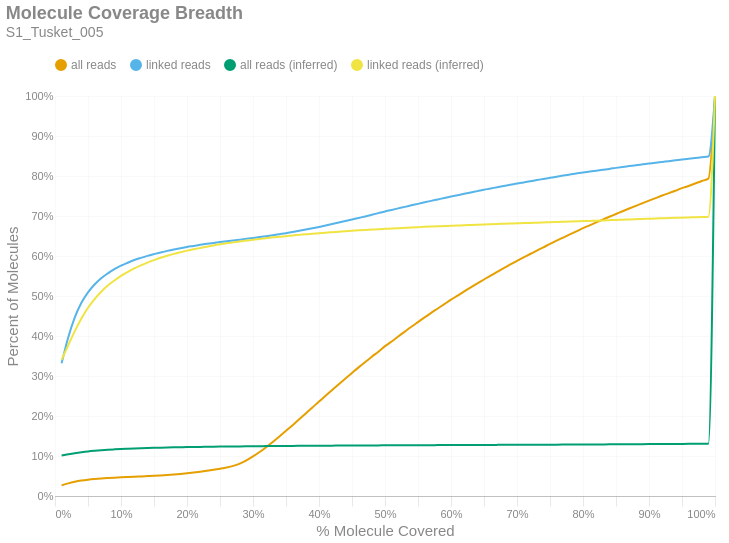

Notebook cell for this chart:
### Markdown cell above
### Molecule Read Coverage
This chart shows molecule coverage breadth as computed by the number of bases aligned to that molecule. In other words, "*how much of each unique long molecule is actually sequenced/aligned?*" Keep in mind there is a distinction between sequences and alignments, since some sequences belonging to a particular molecule may not align well and wouldn't appear in the alignment data. This chart also shows molecule coverage breadth as computed by the *inferred fragment* from which the aligned sequences originate. Unlike read coverage, this calculation takes into account the total insert size, including unsequenced gaps between the forward and reverse reads. Like the previous figures, these are cumulative percents.

### Code cell
if SKIPLR:
    print_html(f"Skipped")
else:
    binned_df = consolidated_hist(valids['coverage_bp'], mask, 0.01, True)
    binned_df_inf = consolidated_hist(valids['coverage_inserts'], mask, 0.01, True)
    binned_df = binned_df.with_columns(pl.lit(binned_df_inf['all reads (cumsum)']).alias('all reads (inferred)'))
    binned_df = binned_df.with_columns(pl.lit(binned_df_inf['linked reads (cumsum)']).alias('linked reads (inferred)'))
    binned_df = binned_df.with_columns(
        (pl.col('bin').cast(pl.Float64) + 0.01).alias('right_edge')
    )

    with SafeRender(binned_df):
        (
            density_plot(binned_df, 'Molecule Coverage Breadth', samplename, 'molcov', ['all reads (inferred)','linked reads (inferred)'])
            .encode(
                #x=alt.X('bin:Q', title="% Molecule Covered").axis(format = '%').scale(padding=0),
                x=alt.X('right_edge:Q', title="% Molecule Covered").axis(format='%').scale(padding=0),
                y=alt.Y('value:Q', title='Percent of Molecules')
                    .axis(format='%')
                    .stack(False)
                    .scale(domainMin=0, padding=0),
                color=alt.Color("key:N").scale(domain = ["all reads", "linked reads", "all reads (inferred)", "linked reads (inferred)"]),
                tooltip = [
                    alt.Tooltip("key:N", title = "Data Type"),
                    alt.Tooltip("range_label:N", title="% Molecule Covered"),
                    alt.Tooltip("value:Q", format = ".2%", title="% Molecules")
                ]
            )
        ).display()

### Figure 1 — Vega-Lite specification as saved in the notebook (floating-point values rounded to 4 significant figures)
{"width": "container", "height": 400, "config": {"title": {"anchor": "start", "dy": -15, "fontSize": 18, "color": "#888888", "subtitleColor": "#888888", "subtitleFontSize": 14}, "arc": {"fill": "#0072B2"}, "axis": {"domainColor": "#888888", "domainWidth": 0.5, "gridWidth": 0.2, "grid": false, "titleFontWeight": 400, "titleFontSize": 15, "labelFontSize": 11, "labelColor": "#888888", "tickColor": "#888888", "tickWidth": 0.2, "titleColor": "#888888"}, "axisBand": {"grid": false}, "axisX": {"grid": true, "tickSize": 10, "domainCap": "round"}, "axisY": {"domain": false, "grid": true, "tickSize": 0, "domainCap": "round"}, "background": "transparent", "header": {"labelFontSize": 15, "labelColor": "#888888", "titleFontSize": 15, "titleFontWeight": 600, "titleColor": "#888888"}, "legend": {"labelFont": "sans-serif", "labelFontSize": 12, "labelColor": "#888888", "symbolSize": 100, "symbolType": "circle", "titleFontSize": 12, "titlePadding": 10, "titleColor": "#888888", "title": null, "orient": "top"}, "range": {"category": ["#E69F00", "#56B4E9", "#009E73", "#F0E442", "#0072B2", "#D55E00", "#CC79A7", "#000000"], "diverging": ["#cfe8f3", "#a2d4ec", "#73bfe2", "#46abdb", "#1696d2", "#12719e"]}, "area": {"fill": "#0072B2", "fillOpacity": 0.7, "line": true, "strokeOpacity": 0.7}, "line": {"color": "#0072B2", "stroke": "#0072B2", "strokeWidth": 2}, "trail": {"color": "#0072B2", "stroke": "#0072B2", "strokeWidth": 0, "size": 1}, "point": {"filled": true, "fillOpacity": 1.0, "size": 95}, "text": {"color": "#888888", "fontSize": 11, "align": "right", "fontWeight": 400, "size": 11}, "bar": {"fill": "#0072B2", "stroke": null}, "view": {"stroke": null, "continuousWidth": 660, "continuousHeight": 400}}, "data": {"name": "data-cb28bac67c4417dbf25b0812cdeb3f8c"}, "mark": {"type": "line", "interpolate": "monotone", "point": {"opacity": 0, "size": 275}}, "encoding": {"color": {"field": "key", "scale": {"domain": ["all reads", "linked reads", "all reads (inferred)", "linked reads (inferred)"]}, "type": "nominal"}, "tooltip": [{"field": "key", "title": "Data Type", "type": "nominal"}, {"field": "range_label", "title": "% Molecule Covered", "type": "nominal"}, {"field": "value", "format": ".2%", "title": "% Molecules", "type": "quantitative"}], "x": {"axis": {"format": "%"}, "field": "right_edge", "scale": {"padding": 0}, "title": "% Molecule Covered", "type": "quantitative"}, "y": {"axis": {"format": "%"}, "field": "value", "scale": {"domainMin": 0, "padding": 0}, "stack": false, "title": "Percent of Molecules", "type": "quantitative"}}, "params": [{"name": "param_c36ac31b6afebe62", "select": {"type": "point", "fields": ["key"]}, "bind": "legend"}], "title": {"text": "Molecule Coverage Breadth", "subtitle": "S1_Tusket_005"}, "transform": [{"fold": ["all reads (cumsum)", "linked reads (cumsum)", "all reads (inferred)", "linked reads (inferred)"]}, {"calculate": "replace(datum.key, ' (cumsum)', '')", "as": "key"}, {"filter": {"param": "param_c36ac31b6afebe62"}}], "usermeta": {"embedOptions": {"downloadFileName": "S1_Tusket_005.molcov"}}, "$schema": "https://vega.github.io/schema/vega-lite/v6.1.0.json", "datasets": {"data-cb28bac67c4417dbf25b0812cdeb3f8c": [{"bin": "0.0", "interval": "0.0-0.01", "all reads": 0.02651, "linked reads": 0.3317, "all reads (cumsum)": 0.02651, "linked reads (cumsum)": 0.3317, "range_label": "0.0-0.01", "all reads (inferred)": 0.1014, "linked reads (inferred)": 0.3407, "right_edge": 0.01}, {"bin": "0.01", "interval": "0.01-0.02", "all reads": 0.005126, "linked reads": 0.06473, "all reads (cumsum)": 0.03164, "linked reads (cumsum)": 0.3964, "range_label": "0.01-0.02", "all reads (inferred)": 0.1042, "linked reads (inferred)": 0.3768, "right_edge": 0.02}, {"bin": "0.02", "interval": "0.02-0.03", "all reads": 0.003981, "linked reads": 0.05022, "all reads (cumsum)": 0.03562, "linked reads (cumsum)": 0.4467, "range_label": "0.02-0.03", "all reads (inferred)": 0.1069, "linked reads (inferred)": 0.4121, "right_edge": 0.03}, {"bin": "0.03", "interval": "0.03-0.04", "all reads": 0.002996, "linked reads": 0.03649, "all reads (cumsum)": 0.03862, "linked reads (cumsum)": 0.4831, "range_label": "0.03-0.04", "all reads (inferred)": 0.1093, "linked reads (inferred)": 0.4437, "right_edge": 0.04}, {"bin": "0.04", "interval": "0.04-0.05", "all reads": 0.002163, "linked reads": 0.02613, "all reads (cumsum)": 0.04078, "linked reads (cumsum)": 0.5093, "range_label": "0.04-0.05", "all reads (inferred)": 0.1114, "linked reads (inferred)": 0.4706, "right_edge": 0.05}, {"bin": "0.05", "interval": "0.05-0.06", "all reads": 0.001659, "linked reads": 0.01936, "all reads (cumsum)": 0.04244, "linked reads (cumsum)": 0.5286, "range_label": "0.05-0.06", "all reads (inferred)": 0.113, "linked reads (inferred)": 0.4921, "right_edge": 0.06}, {"bin": "0.06", "interval": "0.06-0.07", "all reads": 0.001354, "linked reads": 0.01574, "all reads (cumsum)": 0.04379, "linked reads (cumsum)": 0.5444, "range_label": "0.06-0.07", "all reads (inferred)": 0.1145, "linked reads (inferred)": 0.5107, "right_edge": 0.07}, {"bin": "0.07", "interval": "0.07-0.08", "all reads": 0.001088, "linked reads": 0.01222, "all reads (cumsum)": 0.04488, "linked reads (cumsum)": 0.5566, "range_label": "0.07-0.08", "all reads (inferred)": 0.1156, "linked reads (inferred)": 0.5262, "right_edge": 0.08}, {"bin": "0.08", "interval": "0.08-0.09", "all reads": 0.0009787, "linked reads": 0.01053, "all reads (cumsum)": 0.04586, "linked reads (cumsum)": 0.5671, "range_label": "0.08-0.09", "all reads (inferred)": 0.1166, "linked reads (inferred)": 0.5389, "right_edge": 0.09}, {"bin": "0.09", "interval": "0.09-0.1", "all reads": 0.0008865, "linked reads": 0.008707, "all reads (cumsum)": 0.04674, "linked reads (cumsum)": 0.5758, "range_label": "0.09-0.1", "all reads (inferred)": 0.1175, "linked reads (inferred)": 0.5504, "right_edge": 0.1}, {"bin": "0.1", "interval": "0.1-0.11", "all reads": 0.0008095, "linked reads": 0.007294, "all reads (cumsum)": 0.04755, "linked reads (cumsum)": 0.5831, "range_label": "0.1-0.11", "all reads (inferred)": 0.1182, "linked reads (inferred)": 0.5599, "right_edge": 0.11}, {"bin": "0.11", "interval": "0.11-0.12", "all reads": 0.0007733, "linked reads": 0.006741, "all reads (cumsum)": 0.04833, "linked reads (cumsum)": 0.5899, "range_label": "0.11-0.12", "all reads (inferred)": 0.1189, "linked reads (inferred)": 0.5688, "right_edge": 0.12}, {"bin": "0.12", "interval": "0.12-0.13", "all reads": 0.0007021, "linked reads": 0.00539, "all reads (cumsum)": 0.04903, "linked reads (cumsum)": 0.5953, "range_label": "0.12-0.13", "all reads (inferred)": 0.1195, "linked reads (inferred)": 0.5766, "right_edge": 0.13}, {"bin": "0.13", "interval": "0.13-0.14", "all reads": 0.0007276, "linked reads": 0.005, "all reads (cumsum)": 0.04976, "linked reads (cumsum)": 0.6003, "range_label": "0.13-0.14", "all reads (inferred)": 0.12, "linked reads (inferred)": 0.5836, "right_edge": 0.14}, {"bin": "0.14", "interval": "0.14-0.15", "all reads": 0.0007297, "linked reads": 0.004424, "all reads (cumsum)": 0.05049, "linked reads (cumsum)": 0.6047, "range_label": "0.14-0.15", "all reads (inferred)": 0.1205, "linked reads (inferred)": 0.5898, "right_edge": 0.15}, {"bin": "0.15", "interval": "0.15-0.16", "all reads": 0.0008865, "linked reads": 0.004176, "all reads (cumsum)": 0.05137, "linked reads (cumsum)": 0.6089, "range_label": "0.15-0.16", "all reads (inferred)": 0.1209, "linked reads (inferred)": 0.5956, "right_edge": 0.16}, {"bin": "0.16", "interval": "0.16-0.17", "all reads": 0.00101, "linked reads": 0.00395, "all reads (cumsum)": 0.05238, "linked reads (cumsum)": 0.6128, "range_label": "0.16-0.17", "all reads (inferred)": 0.1213, "linked reads (inferred)": 0.6008, "right_edge": 0.17}, {"bin": "0.17", "interval": "0.17-0.18", "all reads": 0.001255, "linked reads": 0.003503, "all reads (cumsum)": 0.05364, "linked reads (cumsum)": 0.6163, "range_label": "0.17-0.18", "all reads (inferred)": 0.1217, "linked reads (inferred)": 0.6053, "right_edge": 0.18}, {"bin": "0.18", "interval": "0.18-0.19", "all reads": 0.001422, "linked reads": 0.003017, "all reads (cumsum)": 0.05506, "linked reads (cumsum)": 0.6193, "range_label": "0.18-0.19", "all reads (inferred)": 0.122, "linked reads (inferred)": 0.6094, "right_edge": 0.19}, {"bin": "0.19", "interval": "0.19-0.2", "all reads": 0.001683, "linked reads": 0.003255, "all reads (cumsum)": 0.05674, "linked reads (cumsum)": 0.6226, "range_label": "0.19-0.2", "all reads (inferred)": 0.1223, "linked reads (inferred)": 0.6134, "right_edge": 0.2}, {"bin": "0.2", "interval": "0.2-0.21", "all reads": 0.001818, "linked reads": 0.002593, "all reads (cumsum)": 0.05856, "linked reads (cumsum)": 0.6252, "range_label": "0.2-0.21", "all reads (inferred)": 0.1225, "linked reads (inferred)": 0.6168, "right_edge": 0.21}, {"bin": "0.21", "interval": "0.21-0.22", "all reads": 0.002066, "linked reads": 0.002723, "all reads (cumsum)": 0.06063, "linked reads (cumsum)": 0.6279, "range_label": "0.21-0.22", "all reads (inferred)": 0.1228, "linked reads (inferred)": 0.62, "right_edge": 0.22}, {"bin": "0.22", "interval": "0.22-0.23", "all reads": 0.002261, "linked reads": 0.002509, "all reads (cumsum)": 0.06289, "linked reads (cumsum)": 0.6304, "range_label": "0.22-0.23", "all reads (inferred)": 0.123, "linked reads (inferred)": 0.6231, "right_edge": 0.23}, {"bin": "0.23", "interval": "0.23-0.24", "all reads": 0.002475, "linked reads": 0.002198, "all reads (cumsum)": 0.06536, "linked reads (cumsum)": 0.6326, "range_label": "0.23-0.24", "all reads (inferred)": 0.1233, "linked reads (inferred)": 0.6263, "right_edge": 0.24}, {"bin": "0.24", "interval": "0.24-0.25", "all reads": 0.002792, "linked reads": 0.002136, "all reads (cumsum)": 0.06815, "linked reads (cumsum)": 0.6347, "range_label": "0.24-0.25", "all reads (inferred)": 0.1235, "linked reads (inferred)": 0.6292, "right_edge": 0.25}, {"bin": "0.25", "interval": "0.25-0.26", "all reads": 0.003085, "linked reads": 0.002085, "all reads (cumsum)": 0.07124, "linked reads (cumsum)": 0.6368, "range_label": "0.25-0.26", "all reads (inferred)": 0.1237, "linked reads (inferred)": 0.6318, "right_edge": 0.26}, {"bin": "0.26", "interval": "0.26-0.27", "all reads": 0.004002, "linked reads": 0.002023, "all reads (cumsum)": 0.07524, "linked reads (cumsum)": 0.6388, "range_label": "0.26-0.27", "all reads (inferred)": 0.1239, "linked reads (inferred)": 0.6341, "right_edge": 0.27}, {"bin": "0.27", "interval": "0.27-0.28", "all reads": 0.005879, "linked reads": 0.001995, "all reads (cumsum)": 0.08112, "linked reads (cumsum)": 0.6408, "range_label": "0.27-0.28", "all reads (inferred)": 0.1241, "linked reads (inferred)": 0.6363, "right_edge": 0.28}, {"bin": "0.28", "interval": "0.28-0.29", "all reads": 0.007956, "linked reads": 0.002006, "all reads (cumsum)": 0.08908, "linked reads (cumsum)": 0.6428, "range_label": "0.28-0.29", "all reads (inferred)": 0.1242, "linked reads (inferred)": 0.6385, "right_edge": 0.29}, {"bin": "0.29", "interval": "0.29-0.3", "all reads": 0.00982, "linked reads": 0.002249, "all reads (cumsum)": 0.0989, "linked reads (cumsum)": 0.6451, "range_label": "0.29-0.3", "all reads (inferred)": 0.1244, "linked reads (inferred)": 0.6406, "right_edge": 0.3}, {"bin": "0.3", "interval": "0.3-0.31", "all reads": 0.01104, "linked reads": 0.002249, "all reads (cumsum)": 0.1099, "linked reads (cumsum)": 0.6473, "range_label": "0.3-0.31", "all reads (inferred)": 0.1245, "linked reads (inferred)": 0.6426, "right_edge": 0.31}, {"bin": "0.31", "interval": "0.31-0.32", "all reads": 0.01214, "linked reads": 0.002254, "all reads (cumsum)": 0.1221, "linked reads (cumsum)": 0.6496, "range_label": "0.31-0.32", "all reads (inferred)": 0.1247, "linked reads (inferred)": 0.6445, "right_edge": 0.32}, {"bin": "0.32", "interval": "0.32-0.33", "all reads": 0.01315, "linked reads": 0.002401, "all reads (cumsum)": 0.1352, "linked reads (cumsum)": 0.652, "range_label": "0.32-0.33", "all reads (inferred)": 0.1249, "linked reads (inferred)": 0.6466, "right_edge": 0.33}, {"bin": "0.33", "interval": "0.33-0.34", "all reads": 0.01355, "linked reads": 0.00252, "all reads (cumsum)": 0.1488, "linked reads (cumsum)": 0.6545, "range_label": "0.33-0.34", "all reads (inferred)": 0.125, "linked reads (inferred)": 0.6481, "right_edge": 0.34}, {"bin": "0.34", "interval": "0.34-0.35", "all reads": 0.01409, "linked reads": 0.002509, "all reads (cumsum)": 0.1629, "linked reads (cumsum)": 0.657, "range_label": "0.34-0.35", "all reads (inferred)": 0.1251, "linked reads (inferred)": 0.6496, "right_edge": 0.35}, {"bin": "0.35", "interval": "0.35-0.36", "all reads": 0.0143, "linked reads": 0.00291, "all reads (cumsum)": 0.1772, "linked reads (cumsum)": 0.6599, "range_label": "0.35-0.36", "all reads (inferred)": 0.1252, "linked reads (inferred)": 0.6514, "right_edge": 0.36}, {"bin": "0.36", "interval": "0.36-0.37", "all reads": 0.01456, "linked reads": 0.003, "all reads (cumsum)": 0.1917, "linked reads (cumsum)": 0.6629, "range_label": "0.36-0.37", "all reads (inferred)": 0.1254, "linked reads (inferred)": 0.6528, "right_edge": 0.37}, {"bin": "0.37", "interval": "0.37-0.38", "all reads": 0.0148, "linked reads": 0.003142, "all reads (cumsum)": 0.2065, "linked reads (cumsum)": 0.6661, "range_label": "0.37-0.38", "all reads (inferred)": 0.1255, "linked reads (inferred)": 0.6543, "right_edge": 0.38}, {"bin": "0.38", "interval": "0.38-0.39", "all reads": 0.01468, "linked reads": 0.003339, "all reads (cumsum)": 0.2212, "linked reads (cumsum)": 0.6694, "range_label": "0.38-0.39", "all reads (inferred)": 0.1256, "linked reads (inferred)": 0.6558, "right_edge": 0.39}, {"bin": "0.39", "interval": "0.39-0.4", "all reads": 0.01496, "linked reads": 0.003305, "all reads (cumsum)": 0.2362, "linked reads (cumsum)": 0.6727, "range_label": "0.39-0.4", "all reads (inferred)": 0.1257, "linked reads (inferred)": 0.657, "right_edge": 0.4}, {"bin": "0.4", "interval": "0.4-0.41", "all reads": 0.01437, "linked reads": 0.003396, "all reads (cumsum)": 0.2505, "linked reads (cumsum)": 0.6761, "range_label": "0.4-0.41", "all reads (inferred)": 0.1258, "linked reads (inferred)": 0.6584, "right_edge": 0.41}, {"bin": "0.41", "interval": "0.41-0.42", "all reads": 0.01456, "linked reads": 0.003684, "all reads (cumsum)": 0.2651, "linked reads (cumsum)": 0.6798, "range_label": "0.41-0.42", "all reads (inferred)": 0.1259, "linked reads (inferred)": 0.6595, "right_edge": 0.42}, {"bin": "0.42", "interval": "0.42-0.43", "all reads": 0.01446, "linked reads": 0.003865, "all reads (cumsum)": 0.2796, "linked reads (cumsum)": 0.6837, "range_label": "0.42-0.43", "all reads (inferred)": 0.126, "linked reads (inferred)": 0.6607, "right_edge": 0.43}, {"bin": "0.43", "interval": "0.43-0.44", "all reads": 0.01409, "linked reads": 0.003853, "all reads (cumsum)": 0.2936, "linked reads (cumsum)": 0.6875, "range_label": "0.43-0.44", "all reads (inferred)": 0.1261, "linked reads (inferred)": 0.6618, "right_edge": 0.44}, {"bin": "0.44", "interval": "0.44-0.45", "all reads": 0.01402, "linked reads": 0.003605, "all reads (cumsum)": 0.3077, "linked reads (cumsum)": 0.6911, "range_label": "0.44-0.45", "all reads (inferred)": 0.1262, "linked reads (inferred)": 0.6629, "right_edge": 0.45}, {"bin": "0.45", "interval": "0.45-0.46", "all reads": 0.01385, "linked reads": 0.003921, "all reads (cumsum)": 0.3215, "linked reads (cumsum)": 0.695, "range_label": "0.45-0.46", "all reads (inferred)": 0.1263, "linked reads (inferred)": 0.6641, "right_edge": 0.46}, {"bin": "0.46", "interval": "0.46-0.47", "all reads": 0.01343, "linked reads": 0.003876, "all reads (cumsum)": 0.3349, "linked reads (cumsum)": 0.6989, "range_label": "0.46-0.47", "all reads (inferred)": 0.1264, "linked reads (inferred)": 0.6651, "right_edge": 0.47}, {"bin": "0.47", "interval": "0.47-0.48", "all reads": 0.0133, "linked reads": 0.00413, "all reads (cumsum)": 0.3482, "linked reads (cumsum)": 0.7031, "range_label": "0.47-0.48", "all reads (inferred)": 0.1265, "linked reads (inferred)": 0.6661, "right_edge": 0.48}, {"bin": "0.48", "interval": "0.48-0.49", "all reads": 0.01262, "linked reads": 0.004176, "all reads (cumsum)": 0.3609, "linked reads (cumsum)": 0.7072, "range_label": "0.48-0.49", "all reads (inferred)": 0.1265, "linked reads (inferred)": 0.6671, "right_edge": 0.49}, {"bin": "0.49", "interval": "0.49-0.5", "all reads": 0.01381, "linked reads": 0.004232, "all reads (cumsum)": 0.3747, "linked reads (cumsum)": 0.7115, "range_label": "0.49-0.5", "all reads (inferred)": 0.1266, "linked reads (inferred)": 0.6679, "right_edge": 0.5}, {"bin": "0.5", "interval": "0.5-0.51", "all reads": 0.01149, "linked reads": 0.003678, "all reads (cumsum)": 0.3862, "linked reads (cumsum)": 0.7151, "range_label": "0.5-0.51", "all reads (inferred)": 0.1267, "linked reads (inferred)": 0.6687, "right_edge": 0.51}, {"bin": "0.51", "interval": "0.51-0.52", "all reads": 0.01276, "linked reads": 0.003933, "all reads (cumsum)": 0.3989, "linked reads (cumsum)": 0.7191, "range_label": "0.51-0.52", "all reads (inferred)": 0.1268, "linked reads (inferred)": 0.6696, "right_edge": 0.52}, {"bin": "0.52", "interval": "0.52-0.53", "all reads": 0.01211, "linked reads": 0.003763, "all reads (cumsum)": 0.411, "linked reads (cumsum)": 0.7228, "range_label": "0.52-0.53", "all reads (inferred)": 0.1268, "linked reads (inferred)": 0.6704, "right_edge": 0.53}, {"bin": "0.53", "interval": "0.53-0.54", "all reads": 0.0121, "linked reads": 0.003876, "all reads (cumsum)": 0.4231, "linked reads (cumsum)": 0.7267, "range_label": "0.53-0.54", "all reads (inferred)": 0.1269, "linked reads (inferred)": 0.6713, "right_edge": 0.54}, {"bin": "0.54", "interval": "0.54-0.55", "all reads": 0.01171, "linked reads": 0.003627, "all reads (cumsum)": 0.4348, "linked reads (cumsum)": 0.7303, "range_label": "0.54-0.55", "all reads (inferred)": 0.127, "linked reads (inferred)": 0.6721, "right_edge": 0.55}, {"bin": "0.55", "interval": "0.55-0.56", "all reads": 0.01168, "linked reads": 0.003853, "all reads (cumsum)": 0.4465, "linked reads (cumsum)": 0.7342, "range_label": "0.55-0.56", "all reads (inferred)": 0.1271, "linked reads (inferred)": 0.6729, "right_edge": 0.56}, {"bin": "0.56", "interval": "0.56-0.57", "all reads": 0.0114, "linked reads": 0.003678, "all reads (cumsum)": 0.4579, "linked reads (cumsum)": 0.7379, "range_label": "0.56-0.57", "all reads (inferred)": 0.1271, "linked reads (inferred)": 0.6736, "right_edge": 0.57}, {"bin": "0.57", "interval": "0.57-0.58", "all reads": 0.01088, "linked reads": 0.003627, "all reads (cumsum)": 0.4688, "linked reads (cumsum)": 0.7415, "range_label": "0.57-0.58", "all reads (inferred)": 0.1272, "linked reads (inferred)": 0.6743, "right_edge": 0.58}, {"bin": "0.58", "interval": "0.58-0.59", "all reads": 0.01101, "linked reads": 0.003661, "all reads (cumsum)": 0.4798, "linked reads (cumsum)": 0.7452, "range_label": "0.58-0.59", "all reads (inferred)": 0.1273, "linked reads (inferred)": 0.6748, "right_edge": 0.59}, {"bin": "0.59", "interval": "0.59-0.6", "all reads": 0.01095, "linked reads": 0.003418, "all reads (cumsum)": 0.4908, "linked reads (cumsum)": 0.7486, "range_label": "0.59-0.6", "all reads (inferred)": 0.1273, "linked reads (inferred)": 0.6755, "right_edge": 0.6}, {"bin": "0.6", "interval": "0.6-0.61", "all reads": 0.01017, "linked reads": 0.003396, "all reads (cumsum)": 0.5009, "linked reads (cumsum)": 0.752, "range_label": "0.6-0.61", "all reads (inferred)": 0.1274, "linked reads (inferred)": 0.6762, "right_edge": 0.61}, {"bin": "0.61", "interval": "0.61-0.62", "all reads": 0.01064, "linked reads": 0.003582, "all reads (cumsum)": 0.5116, "linked reads (cumsum)": 0.7556, "range_label": "0.61-0.62", "all reads (inferred)": 0.1275, "linked reads (inferred)": 0.6769, "right_edge": 0.62}, {"bin": "0.62", "interval": "0.62-0.63", "all reads": 0.01007, "linked reads": 0.00343, "all reads (cumsum)": 0.5216, "linked reads (cumsum)": 0.759, "range_label": "0.62-0.63", "all reads (inferred)": 0.1275, "linked reads (inferred)": 0.6777, "right_edge": 0.63}, {"bin": "0.63", "interval": "0.63-0.64", "all reads": 0.009969, "linked reads": 0.003181, "all reads (cumsum)": 0.5316, "linked reads (cumsum)": 0.7622, "range_label": "0.63-0.64", "all reads (inferred)": 0.1276, "linked reads (inferred)": 0.6784, "right_edge": 0.64}, {"bin": "0.64", "interval": "0.64-0.65", "all reads": 0.009657, "linked reads": 0.003418, "all reads (cumsum)": 0.5413, "linked reads (cumsum)": 0.7656, "range_label": "0.64-0.65", "all reads (inferred)": 0.1277, "linked reads (inferred)": 0.679, "right_edge": 0.65}, {"bin": "0.65", "interval": "0.65-0.66", "all reads": 0.009906, "linked reads": 0.003023, "all reads (cumsum)": 0.5512, "linked reads (cumsum)": 0.7686, "range_label": "0.65-0.66", "all reads (inferred)": 0.1277, "linked reads (inferred)": 0.6795, "right_edge": 0.66}, {"bin": "0.66", "interval": "0.66-0.67", "all reads": 0.009343, "linked reads": 0.003322, "all reads (cumsum)": 0.5605, "linked reads (cumsum)": 0.7719, "range_label": "0.66-0.67", "all reads (inferred)": 0.1278, "linked reads (inferred)": 0.6801, "right_edge": 0.67}, {"bin": "0.67", "interval": "0.67-0.68", "all reads": 0.009341, "linked reads": 0.003023, "all reads (cumsum)": 0.5698, "linked reads (cumsum)": 0.775, "range_label": "0.67-0.68", "all reads (inferred)": 0.1279, "linked reads (inferred)": 0.6806, "right_edge": 0.68}, {"bin": "0.68", "interval": "0.68-0.69", "all reads": 0.008984, "linked reads": 0.002966, "all reads (cumsum)": 0.5788, "linked reads (cumsum)": 0.7779, "range_label": "0.68-0.69", "all reads (inferred)": 0.1279, "linked reads (inferred)": 0.6811, "right_edge": 0.69}, {"bin": "0.69", "interval": "0.69-0.7", "all reads": 0.00903, "linked reads": 0.003158, "all reads (cumsum)": 0.5879, "linked reads (cumsum)": 0.7811, "range_label": "0.69-0.7", "all reads (inferred)": 0.128, "linked reads (inferred)": 0.6817, "right_edge": 0.7}, {"bin": "0.7", "interval": "0.7-0.71", "all reads": 0.008577, "linked reads": 0.002836, "all reads (cumsum)": 0.5964, "linked reads (cumsum)": 0.7839, "range_label": "0.7-0.71", "all reads (inferred)": 0.1281, "linked reads (inferred)": 0.6823, "right_edge": 0.71}, {"bin": "0.71", "interval": "0.71-0.72", "all reads": 0.008532, "linked reads": 0.002848, "all reads (cumsum)": 0.605, "linked reads (cumsum)": 0.7868, "range_label": "0.71-0.72", "all reads (inferred)": 0.1281, "linked reads (inferred)": 0.6828, "right_edge": 0.72}, {"bin": "0.72", "interval": "0.72-0.73", "all reads": 0.008562, "linked reads": 0.002978, "all reads (cumsum)": 0.6135, "linked reads (cumsum)": 0.7897, "range_label": "0.72-0.73", "all reads (inferred)": 0.1282, "linked reads (inferred)": 0.6833, "right_edge": 0.73}, {"bin": "0.73", "interval": "0.73-0.74", "all reads": 0.008239, "linked reads": 0.002842, "all reads (cumsum)": 0.6218, "linked reads (cumsum)": 0.7926, "range_label": "0.73-0.74", "all reads (inferred)": 0.1283, "linked reads (inferred)": 0.6839, "right_edge": 0.74}, {"bin": "0.74", "interval": "0.74-0.75", "all reads": 0.008566, "linked reads": 0.002859, "all reads (cumsum)": 0.6303, "linked reads (cumsum)": 0.7954, "range_label": "0.74-0.75", "all reads (inferred)": 0.1284, "linked reads (inferred)": 0.6845, "right_edge": 0.75}, {"bin": "0.75", "interval": "0.75-0.76", "all reads": 0.007961, "linked reads": 0.002865, "all reads (cumsum)": 0.6383, "linked reads (cumsum)": 0.7983, "range_label": "0.75-0.76", "all reads (inferred)": 0.1284, "linked reads (inferred)": 0.685, "right_edge": 0.76}, {"bin": "0.76", "interval": "0.76-0.77", "all reads": 0.007805, "linked reads": 0.002729, "all reads (cumsum)": 0.6461, "linked reads (cumsum)": 0.801, "range_label": "0.76-0.77", "all reads (inferred)": 0.1285, "linked reads (inferred)": 0.6855, "right_edge": 0.77}, {"bin": "0.77", "interval": "0.77-0.78", "all reads": 0.007786, "linked reads": 0.002622, "all reads (cumsum)": 0.6539, "linked reads (cumsum)": 0.8037, "range_label": "0.77-0.78", "all reads (inferred)": 0.1286, "linked reads (inferred)": 0.686, "right_edge": 0.78}, {"bin": "0.78", "interval": "0.78-0.79", "all reads": 0.007702, "linked reads": 0.002582, "all reads (cumsum)": 0.6616, "linked reads (cumsum)": 0.8062, "range_label": "0.78-0.79", "all reads (inferred)": 0.1287, "linked reads (inferred)": 0.6867, "right_edge": 0.79}, {"bin": "0.79", "interval": "0.79-0.8", "all reads": 0.007936, "linked reads": 0.00252, "all reads (cumsum)": 0.6695, "linked reads (cumsum)": 0.8088, "range_label": "0.79-0.8", "all reads (inferred)": 0.1287, "linked reads (inferred)": 0.6872, "right_edge": 0.8}, {"bin": "0.8", "interval": "0.8-0.81", "all reads": 0.007146, "linked reads": 0.002345, "all reads (cumsum)": 0.6767, "linked reads (cumsum)": 0.8111, "range_label": "0.8-0.81", "all reads (inferred)": 0.1288, "linked reads (inferred)": 0.6878, "right_edge": 0.81}, {"bin": "0.81", "interval": "0.81-0.82", "all reads": 0.007278, "linked reads": 0.002283, "all reads (cumsum)": 0.684, "linked reads (cumsum)": 0.8134, "range_label": "0.81-0.82", "all reads (inferred)": 0.1289, "linked reads (inferred)": 0.6884, "right_edge": 0.82}, {"bin": "0.82", "interval": "0.82-0.83", "all reads": 0.007154, "linked reads": 0.002204, "all reads (cumsum)": 0.6911, "linked reads (cumsum)": 0.8156, "range_label": "0.82-0.83", "all reads (inferred)": 0.129, "linked reads (inferred)": 0.689, "right_edge": 0.83}, {"bin": "0.83", "interval": "0.83-0.84", "all reads": 0.007073, "linked reads": 0.002192, "all reads (cumsum)": 0.6982, "linked reads (cumsum)": 0.8178, "range_label": "0.83-0.84", "all reads (inferred)": 0.1291, "linked reads (inferred)": 0.6896, "right_edge": 0.84}, {"bin": "0.84", "interval": "0.84-0.85", "all reads": 0.006877, "linked reads": 0.002526, "all reads (cumsum)": 0.7051, "linked reads (cumsum)": 0.8203, "range_label": "0.84-0.85", "all reads (inferred)": 0.1292, "linked reads (inferred)": 0.6902, "right_edge": 0.85}, {"bin": "0.85", "interval": "0.85-0.86", "all reads": 0.006926, "linked reads": 0.002367, "all reads (cumsum)": 0.712, "linked reads (cumsum)": 0.8227, "range_label": "0.85-0.86", "all reads (inferred)": 0.1293, "linked reads (inferred)": 0.6908, "right_edge": 0.86}, {"bin": "0.86", "interval": "0.86-0.87", "all reads": 0.006733, "linked reads": 0.00213, "all reads (cumsum)": 0.7187, "linked reads (cumsum)": 0.8248, "range_label": "0.86-0.87", "all reads (inferred)": 0.1294, "linked reads (inferred)": 0.6914, "right_edge": 0.87}, {"bin": "0.87", "interval": "0.87-0.88", "all reads": 0.006676, "linked reads": 0.002204, "all reads (cumsum)": 0.7254, "linked reads (cumsum)": 0.827, "range_label": "0.87-0.88", "all reads (inferred)": 0.1295, "linked reads (inferred)": 0.692, "right_edge": 0.88}, {"bin": "0.88", "interval": "0.88-0.89", "all reads": 0.006606, "linked reads": 0.002096, "all reads (cumsum)": 0.732, "linked reads (cumsum)": 0.8291, "range_label": "0.88-0.89", "all reads (inferred)": 0.1296, "linked reads (inferred)": 0.6926, "right_edge": 0.89}, {"bin": "0.89", "interval": "0.89-0.9", "all reads": 0.006592, "linked reads": 0.002051, "all reads (cumsum)": 0.7386, "linked reads (cumsum)": 0.8312, "range_label": "0.89-0.9", "all reads (inferred)": 0.1297, "linked reads (inferred)": 0.6932, "right_edge": 0.9}, {"bin": "0.9", "interval": "0.9-0.91", "all reads": 0.005968, "linked reads": 0.002136, "all reads (cumsum)": 0.7446, "linked reads (cumsum)": 0.8333, "range_label": "0.9-0.91", "all reads (inferred)": 0.1298, "linked reads (inferred)": 0.6938, "right_edge": 0.91}, {"bin": "0.91", "interval": "0.91-0.92", "all reads": 0.006682, "linked reads": 0.001966, "all reads (cumsum)": 0.7512, "linked reads (cumsum)": 0.8353, "range_label": "0.91-0.92", "all reads (inferred)": 0.1299, "linked reads (inferred)": 0.6944, "right_edge": 0.92}, {"bin": "0.92", "interval": "0.92-0.93", "all reads": 0.005827, "linked reads": 0.001904, "all reads (cumsum)": 0.7571, "linked reads (cumsum)": 0.8372, "range_label": "0.92-0.93", "all reads (inferred)": 0.13, "linked reads (inferred)": 0.6949, "right_edge": 0.93}, {"bin": "0.93", "interval": "0.93-0.94", "all reads": 0.006105, "linked reads": 0.002028, "all reads (cumsum)": 0.7632, "linked reads (cumsum)": 0.8392, "range_label": "0.93-0.94", "all reads (inferred)": 0.1301, "linked reads (inferred)": 0.6954, "right_edge": 0.94}, {"bin": "0.94", "interval": "0.94-0.95", "all reads": 0.006565, "linked reads": 0.002136, "all reads (cumsum)": 0.7697, "linked reads (cumsum)": 0.8413, "range_label": "0.94-0.95", "all reads (inferred)": 0.1303, "linked reads (inferred)": 0.6959, "right_edge": 0.95}, {"bin": "0.95", "interval": "0.95-0.96", "all reads": 0.005225, "linked reads": 0.001876, "all reads (cumsum)": 0.775, "linked reads (cumsum)": 0.8432, "range_label": "0.95-0.96", "all reads (inferred)": 0.1304, "linked reads (inferred)": 0.6965, "right_edge": 0.96}, {"bin": "0.96", "interval": "0.96-0.97", "all reads": 0.006238, "linked reads": 0.001831, "all reads (cumsum)": 0.7812, "linked reads (cumsum)": 0.845, "range_label": "0.96-0.97", "all reads (inferred)": 0.1305, "linked reads (inferred)": 0.697, "right_edge": 0.97}, {"bin": "0.97", "interval": "0.97-0.98", "all reads": 0.006309, "linked reads": 0.001808, "all reads (cumsum)": 0.7875, "linked reads (cumsum)": 0.8468, "range_label": "0.97-0.98", "all reads (inferred)": 0.1307, "linked reads (inferred)": 0.6975, "right_edge": 0.98}, {"bin": "0.98", "interval": "0.98-0.99", "all reads": 0.005891, "linked reads": 0.001915, "all reads (cumsum)": 0.7934, "linked reads (cumsum)": 0.8488, "range_label": "0.98-0.99", "all reads (inferred)": 0.1309, "linked reads (inferred)": 0.6984, "right_edge": 0.99}, {"bin": "0.99", "interval": "0.99-1.0", "all reads": 0.2066, "linked reads": 0.1512, "all reads (cumsum)": 1.0, "linked reads (cumsum)": 1.0, "range_label": "0.99-1.0", "all reads (inferred)": 1.0, "linked reads (inferred)": 1.0, "right_edge": 1.0}]}}
